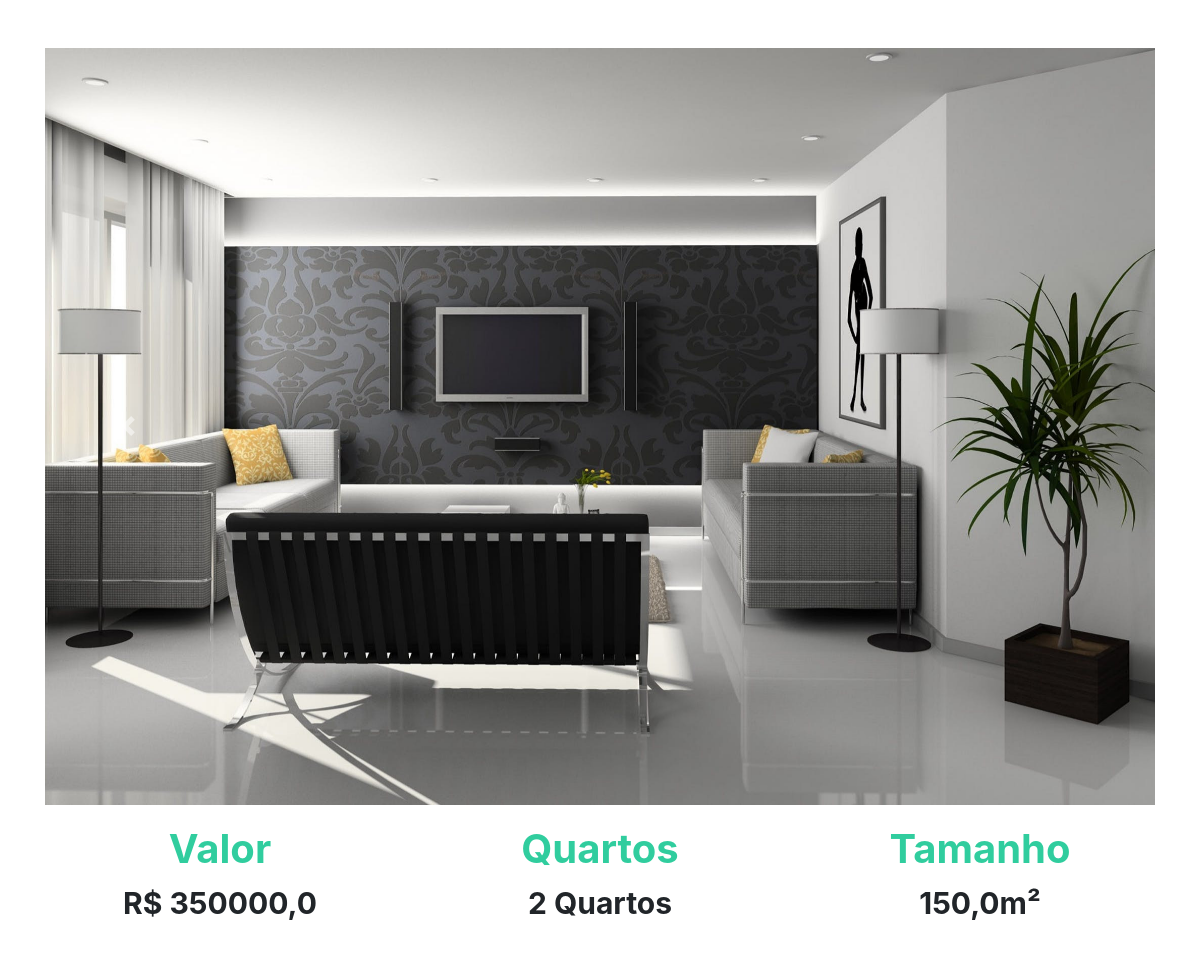
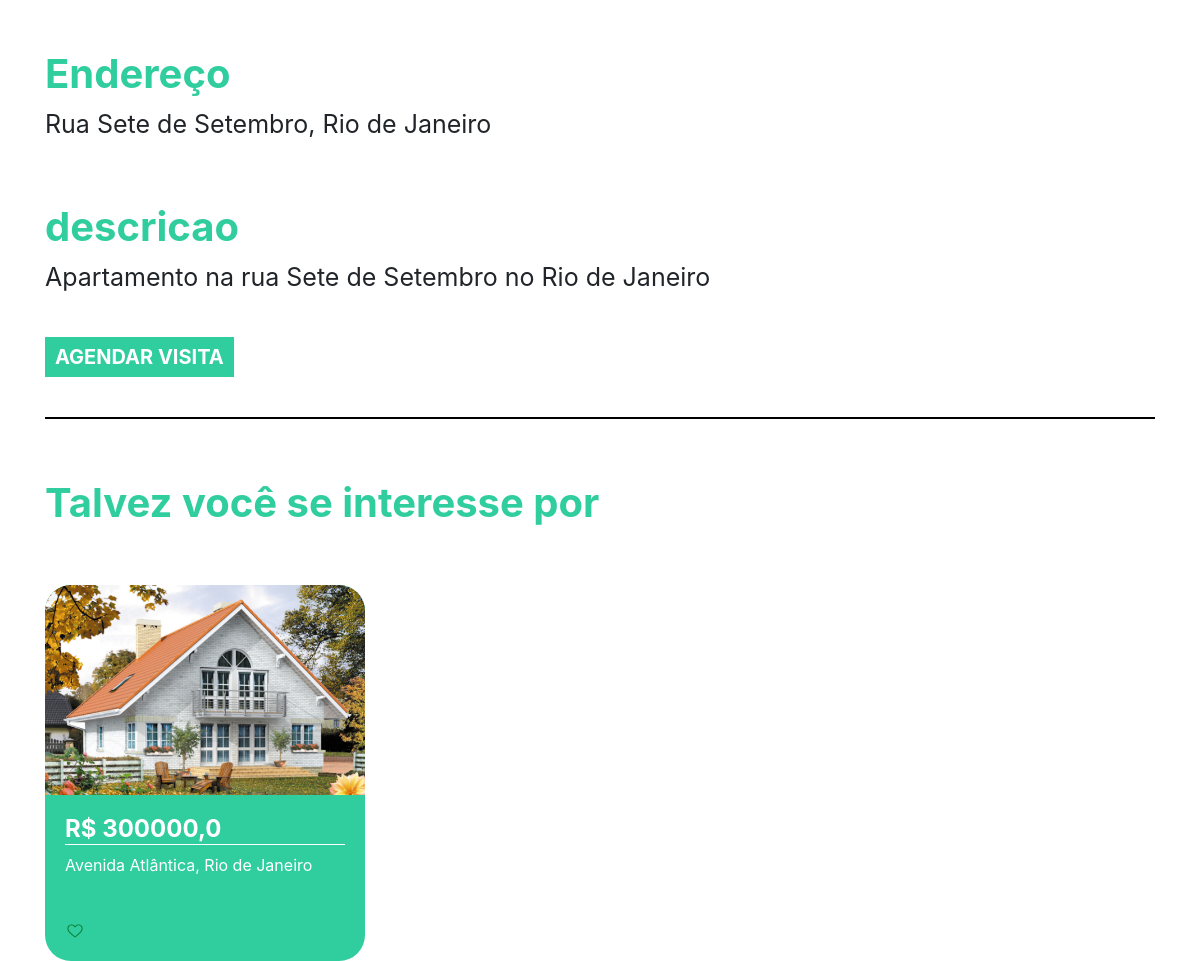
Page /imovel/3 on the committed database (2 pictures, top to bottom).
### plataforma/models.py (models this page shows, shortened)
class Imagem(models.Model):
    img = models.ImageField(upload_to='img')
    def __str__(self) -> str:
        return self.img.url

class Imovei(models.Model):
    choices = (('V', 'Venda'),('A', 'Aluguel'))
    choices_imovel = (('A', 'Apartamento'),('C', 'Casa'))
    imagens = models.ManyToManyField(Imagem)
    valor = models.FloatField()
    quartos = models.IntegerField()
    tamanho = models.FloatField()
    cidade = models.ForeignKey(Cidade, on_delete=models.DO_NOTHING)
    rua = models.CharField(max_length=50)
    tipo = models.CharField(max_length=1, choices=choices)
    tipo_imovel = models.CharField(max_length=1, choices=choices_imovel)
    numero = models.IntegerField()
    descricao = models.TextField()
    dias_visita = models.ManyToManyField(DiasVisita)
    horarios = models.ManyToManyField(Horario)

class Cidade(models.Model):
    nome = models.CharField(max_length=30)
    def __str__(self) -> str:
        return self.nome

### plataforma/views.py (the view)
# urls.py: path('imovel/<str:id>', views.imovel, name="imovel"),
def imovel(request, id):
    imovel = get_object_or_404(Imovei, id=id)
    sugestoes = Imovei.objects.filter(cidade=imovel.cidade).exclude(id=id)[:2]
    return render(request, 'imovel.html', {'imovel': imovel, 'sugestoes': sugestoes, 'id': id})

### plataforma/models.py (called while the page is built)
    def __str__(self) -> str:
        return self.dia

    def __str__(self) -> str:
        return str(self.horario)

### plataforma/templates/imovel.html (shortened to what this page needs)
{% extends 'base.html' %}
{% load static %}
{% block 'head' %}
<link rel="stylesheet" href="{% static 'plataforma/css/home.css' %}">
{% endblock  %}
{% block 'body' %}
    <div style="text-align: center" class="container">
        <br>
        <br>
        <div id="carouselExampleControls" class="carousel slide" data-ride="carousel">
            <div class="carousel-inner">
                {% for img in imovel.imagens.all  %}
                    <div class="carousel-item {% if forloop.first %} active {% endif %}" >
                        <img class="d-block w-100" src="{{img}}" alt="First slide">
                    </div>
                {% endfor %}
            </div>
        <a class="carousel-control-prev" href="#carouselExampleControls" role="button" data-slide="prev">
            <span class="carousel-control-prev-icon" aria-hidden="true"></span>
        </a>
        <a class="carousel-control-next" href="#carouselExampleControls" role="button" data-slide="next">
            <span class="carousel-control-next-icon" aria-hidden="true"></span>
        </a>
    </div>
        <div class="row">
            <div class="col-md">
                <h3 class="titulo_especificacao">Valor</h3>
                <p class="especificacao">R$ {{imovel.valor}}</p>
            </div>
            <div class="col-md">
                <h3 class="titulo_especificacao">Quartos</h3>
                <p class="especificacao">{{imovel.quartos}} Quartos</p>
            </div>
            <div class="col-md">
                <h3 class="titulo_especificacao">Tamanho</h3>
                <p class="especificacao">{{imovel.tamanho}}m²</p>
            </div>
        </div>
        <br>
        <br>
        <div style="text-align: left">
            <h3 class="titulo_especificacao">Endereço</h3>
            <p class="especificacao_endereco">{{imovel.rua}}, {{imovel.cidade }}</p>
        </div>
        <br>
        <div style="text-align: left">
            <h3 class="titulo_especificacao">descricao</h3>
            <p class="especificacao_endereco">{{imovel.descricao}}</p>
            <br>
            <button class="btn_agendar_visita" data-toggle="modal" data-target="#exampleModal">AGENDAR VISITA</button>
            <br>
            <br>
        </div>
        {% if sugestoes %}
        <hr style="border: 1px solid black">
        <br>
        <div class="div_possivel_interesse">
            <h3 class="titulo_especificacao">Talvez você se interesse por</h3>
            <div class="row">
                {% for sugestao in sugestoes %}
                    <div class="col-md cont">
                        <div class="card_imovel">
                            <a class="a_none" href="{% url 'imovel' sugestao.id %}">
                            <img class="img_capa_imovel" src="{{sugestao.imagens.all.0.img.url}}">
                            <div class="informacoes_imoveis">
                            <h4 class="valor">R$ {{sugestao.valor}}</h4>
                            <p>{{sugestao.rua}}, {{sugestao.cidade}}</p>
                            <br>
                            <img width="7%" src="{% static 'plataforma/img/heart.png' %}">
                            </div>
                        </a>
                        </div>
                    </div>
                {% endfor %}
            </div>
        </div>
    </div>
    {% endif %}
{% endblock  %}

### templates/static/plataforma/css/home.css (style rules this page uses)
.card_imovel { background-color: #30CD9E; width: 20rem; margin-top: 50px; border-radius: 26px; }
.img_capa_imovel { width: 100%; border-top-left-radius: 26px; border-top-right-radius: 26px; }
.informacoes_imoveis { padding: 20px; color: white; }
.valor { font-weight: bold; border-bottom: 1px solid white; }
.a_none { color: white; }
.titulo_especificacao { color: #30CD9E; font-weight: bold; margin-top: 20px; font-size: 40px; }
.especificacao { font-size: 30px; font-weight: bold; }
.especificacao_endereco { font-size: 25px; }
.btn_agendar_visita { border: none; background-color: #30CD9E; color: white; font-weight: bold; font-size: 20px; padding: 5px 10px 5px 10px; }
.div_possivel_interesse { text-align: left; }

### rows in the picture
Imagem: img (picture)
Imovei: valor "350000,0", quartos "2", tamanho "150,0", rua "Rua Sete de Setembro", cidade "Rio de Janeiro", descricao "Apartamento na rua Sete de Setembro no Rio de Janeiro"
Imovei: imagens.all.0.img (picture), valor "300000,0", rua "Avenida Atlântica", cidade "Rio de Janeiro"
